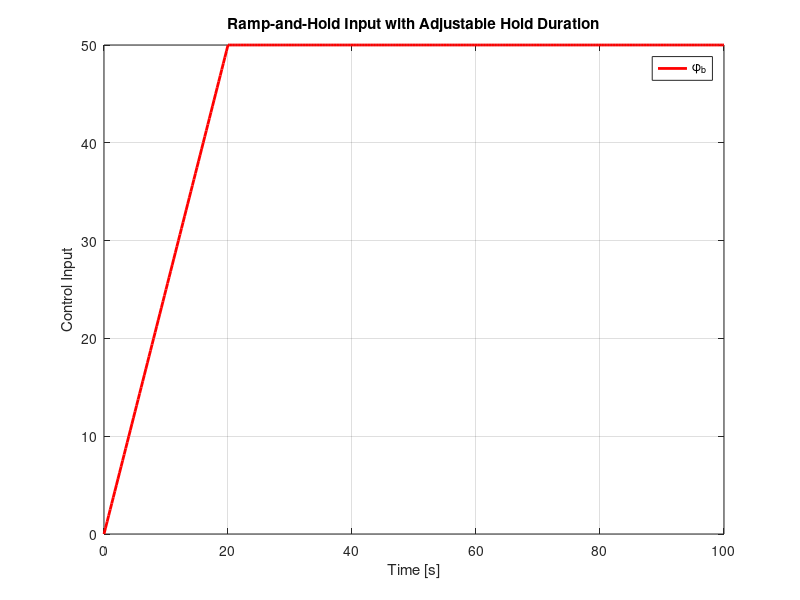
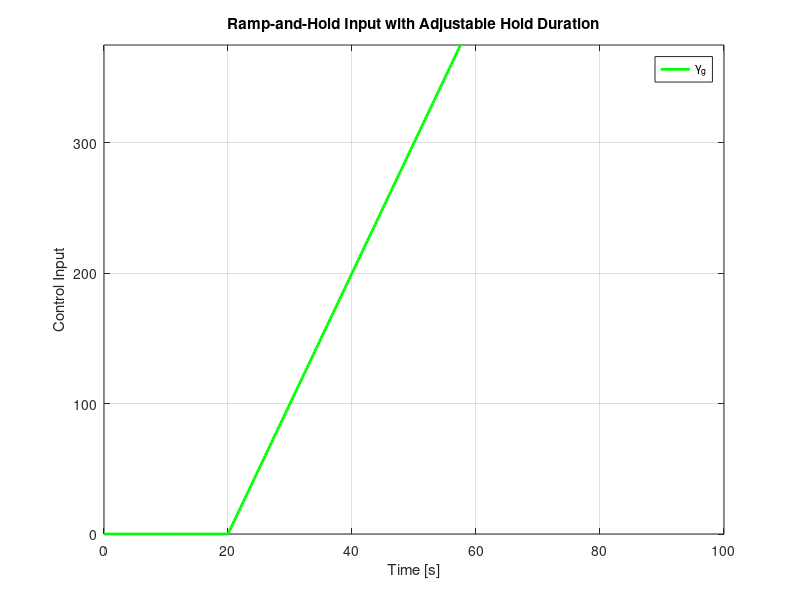

These charts were generated, in order, by the following MATLAB code:
% 清除工作区和命令窗口
clear; clc; close all;

% 定义总时间范围和采样频率
total_time = 100; % 信号总时长
fs = 4;        % 采样频率 (Hz)，用于生成平滑的曲线
t_fine = 0:1/fs:total_time; % 细粒度的时间向量，用于绘制信号

%% 信号 phi_b
% 定义 phi_b 的关键时间点和对应的幅值
t_phi_b_pts =   [0, 20, 100];
val_phi_b_pts = [0, 50,  50];

% 使用 interp1 进行线性插值
% 'linear' 表示在两个数据点之间使用直线连接（即斜坡）
% 'previous' 可以用于生成阶跃保持，但这里我们希望斜坡和保持，所以线性插值更合适。
phi_b = interp1(t_phi_b_pts, val_phi_b_pts, t_fine, 'linear', 'extrap'); % 'extrap' 用于处理 t_fine 超出 t_u2_pts 范围的情况

% 确保信号不会在超出定义范围后继续斜坡或插值，通常在末端应保持最后一个值
% 或者，如果最后一点是保持，那么 interp1('linear') 就能正确处理。
% 这里我们确保最后一点是保持的
if t_fine(end) > t_phi_b_pts(end)
    phi_b(t_fine > t_phi_b_pts(end)) = val_phi_b_pts(end);
end

%% 信号 gamma_g
% 定义 gamma_g 的关键时间点和对应的幅值
t_gamma_g_pts =   [0, 20,  100];
val_gamma_g_pts = [0,  0,  800]; % 最后一个点与58s相同以确保保持

% 使用 interp1 进行线性插值
gamma_g = interp1(t_gamma_g_pts, val_gamma_g_pts, t_fine, 'linear', 'extrap');

% 同样，确保信号在超出定义范围后保持最后一个值
if t_fine(end) > t_gamma_g_pts(end)
    gamma_g(t_fine > t_gamma_g_pts(end)) = val_gamma_g_pts(end);
end


%% 绘图
figure(1);
plot(t_fine, phi_b, 'r-', 'LineWidth', 2, 'DisplayName', '\phi_b');
title('Ramp-and-Hold Input with Adjustable Hold Duration');
xlabel('Time [s]');
ylabel('Control Input');
grid on;
legend('show');

figure(2);
plot(t_fine, gamma_g, 'g-', 'LineWidth', 2, 'DisplayName', '\gamma_g');
title('Ramp-and-Hold Input with Adjustable Hold Duration');
xlabel('Time [s]');
ylabel('Control Input');
grid on;
legend('show');
ylim([0, 375]); % 根据图示调整Y轴范围，使其包含所有信号
xlim([0, total_time]); % 确保X轴范围正确
set(gca, 'Color', [0.94 0.94 0.94]); % 尝试匹配背景颜色

phi_b_deg_trajectory = phi_b(2:end);
gamma_g_deg_trajectory = gamma_g(2:end);
save('trajectory.mat', 'phi_b_deg_trajectory', 'gamma_g_deg_trajectory');